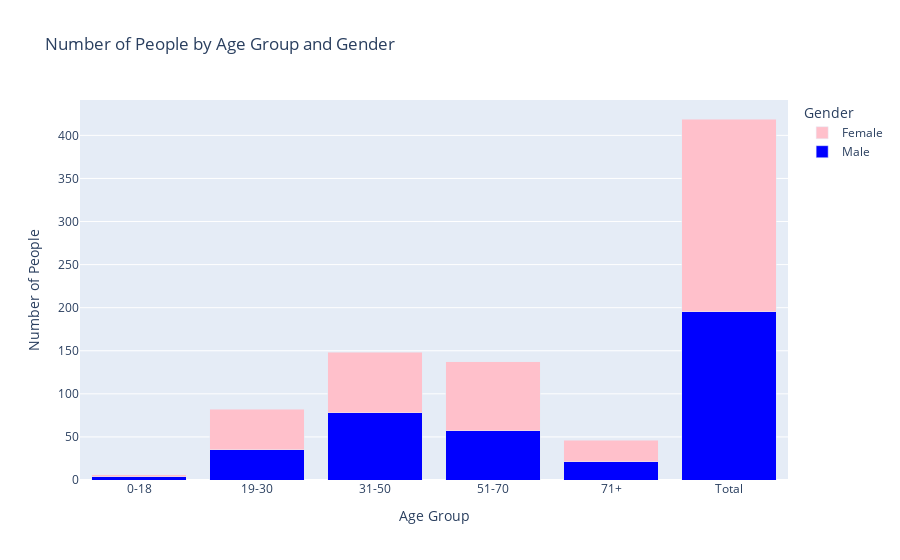

Here is the notebook cell this chart was saved with:
### Markdown cell above
We tried to evaluate if our data is equally distributed for age and gender which are important demographic features and Score_Category which will be the task.

### Code cell
# Calculating Average Age
average_age = filtered_df['Age'].mean()
print(f"Average Age: {average_age}")

# Creating age groups (bins)
filtered_df['Age Group'] = pd.cut(filtered_df['Age'], bins=[0, 18, 30, 50, 70, 100], 
                         labels=['0-18', '19-30', '31-50', '51-70', '71+'])

# Count the number of males and females in each age group
gender_age_group = filtered_df.groupby(['Age Group', 'Gender']).size().unstack().fillna(0)

# Add totals for each bin (row-wise) and overall totals (column-wise)
gender_age_group['Total'] = gender_age_group.sum(axis=1)  # Total people in each bin
gender_age_group.loc['Total'] = gender_age_group.sum()     # Total males and females across all bins

# Display the table
print(gender_age_group)


# Create a figure
fig0 = go.Figure()

# Add bar plot for males
fig0.add_trace(
    go.Bar(
        x=gender_age_group.index,
        y=gender_age_group['Male'],
        name='Male',
        marker_color='blue'
    )
)

# Add bar plot for females
fig0.add_trace(
    go.Bar(
        x=gender_age_group.index,
        y=gender_age_group['Female'],
        name='Female',
        marker_color='pink'
    )
)

# Update layout to create stacked bars
fig0.update_layout(
    barmode='stack',  # Stacked bar mode
    title='Number of People by Age Group and Gender',
    xaxis_title='Age Group',
    yaxis_title='Number of People',
    legend_title='Gender',
    xaxis_tickangle=0,
    yaxis=dict(showgrid=True)
)

# Show the plot
fig0.show()

### Figure 1 — Plotly figure (JSON) as saved in the notebook; plotly's stock layout.template omitted (floating-point values rounded to 4 significant figures)
{"data": [{"marker": {"color": "blue"}, "name": "Male", "type": "bar", "x": ["0-18", "19-30", "31-50", "51-70", "71+", "Total"], "y": [4, 35, 78, 57, 21, 195]}, {"marker": {"color": "pink"}, "name": "Female", "type": "bar", "x": ["0-18", "19-30", "31-50", "51-70", "71+", "Total"], "y": [2, 47, 70, 80, 25, 224]}], "layout": {"barmode": "stack", "legend": {"title": {"text": "Gender"}}, "title": {"text": "Number of People by Age Group and Gender"}, "xaxis": {"tickangle": 0, "title": {"text": "Age Group"}}, "yaxis": {"showgrid": true, "title": {"text": "Number of People"}}}}
